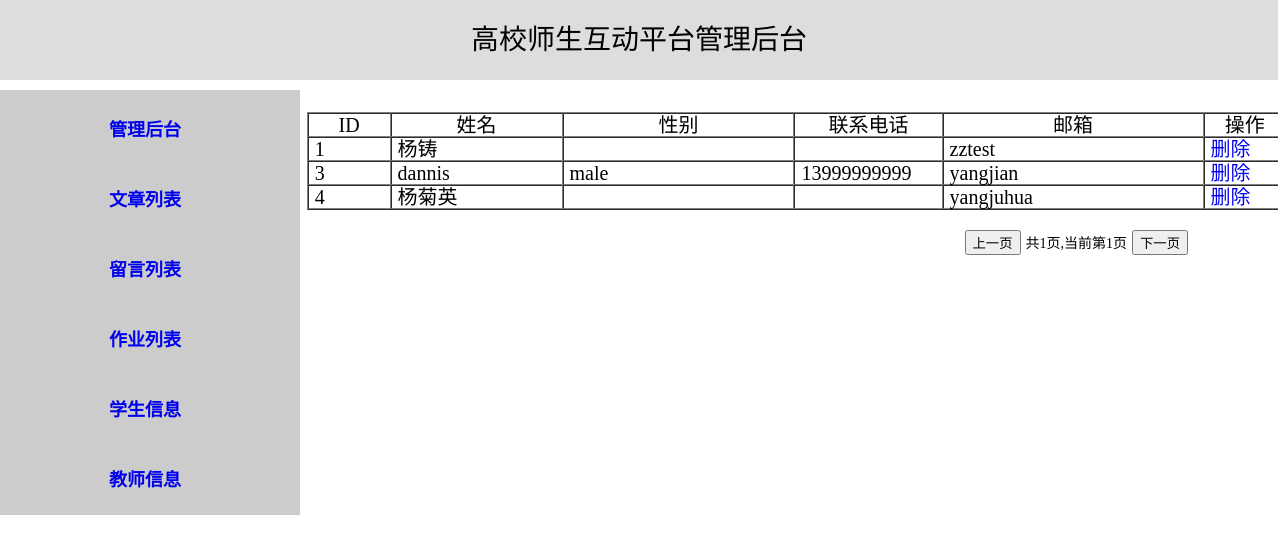
The page /manage/teacher.php on the database its author committed.
### tables this page shows
CREATE TABLE `tb_teacher` (
  `account` char(255) NOT NULL,
  `password` char(255) DEFAULT NULL,
  `teacher_id` int(255) NOT NULL AUTO_INCREMENT,
  `chinese_name` varchar(255) DEFAULT NULL,
  `sex` varchar(255) DEFAULT NULL,
  `address` varchar(255) DEFAULT NULL,
  `tel` varchar(255) DEFAULT NULL,
  `remark` varchar(255) DEFAULT NULL,
  `count` int(5) DEFAULT '0',
  `head_pic` varchar(100) DEFAULT NULL,
  PRIMARY KEY (`teacher_id`)
);

### sys/connect.class.php (called while the page is built, shortened)
<?php
	class connect{
		private $con;
		public function __construct(){
			$this->con = mysqli_connect(HOST,USERNAME,PASSWORD,DB);
			mysqli_query($this->con, "set character set 'utf8'");
			mysqli_query($this->con, "set names 'utf8'");
		}
		public function select($tablename,$where_column=null,$where=null,$order_by=null,$sort=null,$start=null,$limit=null){
			mysqli_query($this->con, "set character set 'utf8'");
			mysqli_query($this->con, "set names 'utf8'");
			if($where_column == null && $where == null && $start == null && $limit == null && $order_by == null && $sort ==null){
				$query = "SELECT * FROM $tablename";
			}else if($where_column != null && $where != null && $start != null && $limit != null && $order_by != null && $sort != null){
				$query = "SELECT * FROM $tablename WHERE $where_column='".$where."' ORDER BY $order_by $sort LIMIT $start,$limit ";
			}else if($where_column != null && $where != null && $start != null && $limit != null){
				$query = "SELECT * FROM $tablename WHERE $where_column='".$where."' LIMIT $start,$limit";
			}else if($where_column != null && $where != null && $order_by != null && $sort != null){
				$query = "SELECT * FROM $tablename WHERE $where_column='".$where."' $order_by $sort ";
			}else if($where_column != null && $where != null){
				$query = "SELECT * FROM $tablename WHERE $where_column='".$where."' ";
			}else if($start != null && $limit != null){
				$query = "SELECT * FROM $tablename LIMIT $start,$limit";
			}else if($order_by != null && $sort != null){
				$query = "SELECT * FROM $tablename ORDER BY $order_by $sort";
			}
			$result = mysqli_query($this->con,$query);
			$arr_length = mysqli_affected_rows($this->con);
			$row = array();
			for($i=0;$i<$arr_length;$i++){
				$row[] = mysqli_fetch_assoc($result);
			}
			return $row;
		}
		public function num_rows($tablename){
			$query = "SELECT COUNT(*) FROM $tablename";
			$result = mysqli_query($this->con,$query);
			$num_rows = mysqli_fetch_array($result);
			return $num_rows[0];
		}
	}
?>

### public/manage/teacher.php (the view, shortened to what this page needs)
<?php
	require_once('../../sys/connect.class.php');
?>
<!doctype html>
<html>
	<head>
		<link rel="stylesheet" href="../css/manage.css" type="text/css">
	</head>
	<body>
		<div id="header">高校师生互动平台管理后台</div>
		<div id="row">
			<div id="side">
				<ul>
					<li><a href="welcome.php">管理后台</a></li>
					<li><a href="audit.php">文章列表</a></li>
					<li><a href="message.php">留言列表</a></li>
					<li><a href="homework.php">作业列表</a></li>
					<li><a href="student.php">学生信息</a></li>
					<li><a href="javascript:void(0);">教师信息</a></li>
				</ul>
			</div>
		</div>
		<div id="content-side">
			<div id="audit" class="show">
				<table border="1" width="980" height="60" cellspacing="0" cellpadding="6">
					<thead>
						<tr>
							<td>ID</td>
							<td>姓名</td>
							<td>性别</td>
							<td>联系电话</td>
							<td>邮箱</td>
							<td>操作</td>
						</tr>
					</thead>
					<tbody>
						<?php
							$flag = false;
							if(isset($_GET['page'])){
								$page = $_GET['page'];
							}else{
								$page = 1;
							}
							if(!$flag){
								$con = new connect();
								$num_rows = $con->num_rows('tb_teacher');
								if($num_rows > 1){
									$total_page = ceil($num_rows/10);
									if($page > $total_page) {
										$page = $total_page;
										$limit = ($page-1)*10;
									}else{
										$limit = ($page-1)*10;
									}
									$result = $con->select('tb_teacher','','','','',"$limit",'10');
								}
							}
							foreach($result as $key=>$row){
								echo "<tr>";
								echo "<td width='160' align='left'>".$row['teacher_id']."</td>";
								echo "<td width='360' align='left'>".$row['chinese_name']."</td>";
								echo "<td width='560' align='left'>".$row['sex']."</td>";
								echo "<td width='180' align='left'>".$row['tel']."</td>";
								echo "<td width='560' align='left'>".$row['account']."</td>";
								echo "<td width='160' align='left'><a class=\"del\" href='javascript:void(0);'>删除<span style = \"display:none\">".$row['teacher_id']."</span></a></td>";
								echo "</tr>";
							}
						?>
					</tbody>
				</table>
				<div id="page">
					<button type="bottom" id="last-page" onclick="prev();">上一页</button>
					<p>共<?php echo $total_page; ?>页,当前第<?php echo $page; ?>页</p>
					<button type="bottom" id="first-page" onclick="next();">下一页</button>
				</div>
			</div>
		</div>

### public/css/manage.css (style rules this page uses)
body { margin: 0; padding:0; font-size:12px; color:#000000; }
ul { list-style-type:none; }
a { text-decoration:none; }
#header { background-color:#ddd; width:100%; height:80px; font-size:28px; text-align:center; line-height:80px; }
#row { width:300px; height:548px; position:relative; margin-top:10px; }
#side { margin:auto 0 auto 0; width:300px; height:auto; background-color:#ccc; position:absolute; }
#side>ul { height:auto; text-align:center; margin-left:-50px; margin-top:5px; margin-bottom:5px; }
#side>ul>li { height:60px; line-height:60px; margin-top:10px; }
#side>ul>li>a { display:block; font-size:18px; font-weight:600; width:100%; height:60px; }
#content-side { position:absolute; right:0; top:112px; width:76%; height:500px; text-align:center; font-size:20px; line-height:10px; }
.show { display:block; }
#page { position:absolute; right:90px; margin-top:20px; }
#page p { display:inline; font-size:14px; }

### rows shown on the page
tb_teacher: teacher_id "1", chinese_name "杨铸", account "zztest"
tb_teacher: teacher_id "3", chinese_name "dannis", sex "male", tel "13999999999", account "yangjian"
tb_teacher: teacher_id "4", chinese_name "杨菊英", account "yangjuhua"

### other values the page prints
$total_page "1"
$page "1"
